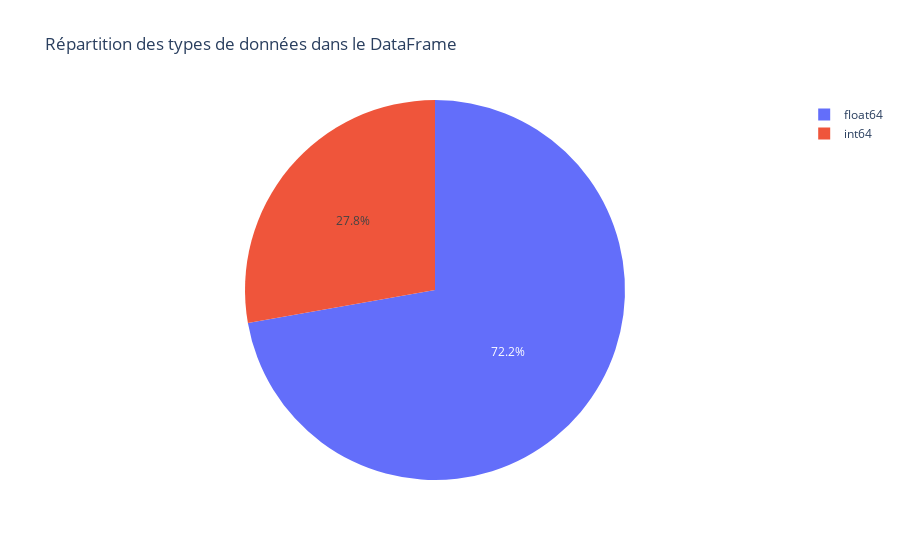

The code cell stored with this chart in its notebook:
### Code cell
fig = px.pie(
    names=df.dtypes.value_counts().index.astype(str),  
    values=df.dtypes.value_counts().values,  
    title="Répartition des types de données dans le DataFrame"
)
fig.show()

### Figure 1 — Plotly figure (JSON) as saved in the notebook; plotly's stock layout.template omitted (floating-point values rounded to 4 significant figures)
{"data": [{"domain": {"x": [0, 1], "y": [0, 1]}, "hovertemplate": "label=%{label}<br>value=%{value}<extra></extra>", "labels": ["float64", "int64"], "legendgroup": "", "name": "", "showlegend": true, "type": "pie", "values": [26, 10]}], "layout": {"legend": {"tracegroupgap": 0}, "title": {"text": "Répartition des types de données dans le DataFrame"}}}
